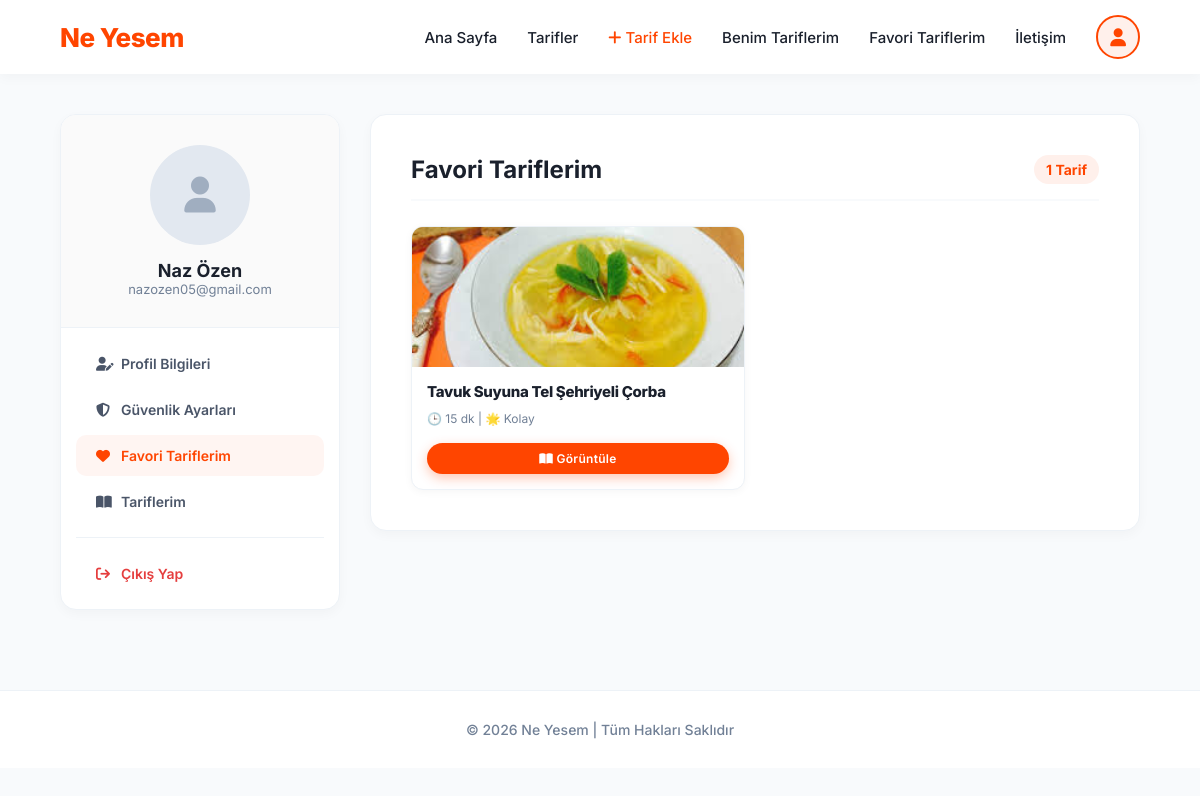
Screenshot of /account/favoriler/ (signed in) with the database file from the repository.
### apps/recipes/models.py (models this page shows, shortened)
class Recipe(models.Model):
    class Difficulty(models.TextChoices):
        EASY   = 'Kolay', 'Kolay'
        MEDIUM = 'Orta',  'Orta'
        HARD   = 'Zor',   'Zor'
    title = models.CharField(max_length=200, verbose_name="Tarif Adı")
    prep_time = models.CharField(max_length=50, verbose_name="Hazırlanma Süresi")
    difficulty = models.CharField(
        max_length=10,
        choices=Difficulty.choices,
        verbose_name="Zorluk Derecesi",
    )
    description = models.TextField(verbose_name="Kısa Açıklama")
    ingredient_list = models.ManyToManyField(
        Ingredient,
        through='RecipeIngredient',
        related_name='recipes',
        blank=True,
        verbose_name="Malzemeler",
    )
    instructions = models.TextField(
        verbose_name="Hazırlanışı",
        help_text="Adımları sırasıyla alt alta yazın.",
        blank=True,
        null=True,
    )
    servings = models.CharField(max_length=50, verbose_name="Kaç Kişilik", blank=True, null=True)
    image = models.ImageField(
        upload_to='recipes/',
        blank=True,
        null=True,
        verbose_name="Kapak Fotoğrafı",
    )
    image_url = models.URLField(blank=True, null=True, verbose_name="Resim URL")
    author = models.ForeignKey(
        User,
        related_name='recipes',
        on_delete=models.CASCADE,
        verbose_name="Yazar",
        null=True,
        blank=True,
    )
    created_at = models.DateTimeField(auto_now_add=True)
    class Meta:
        verbose_name = "Tarif"
        verbose_name_plural = "Tarifler"
        ordering = ['-created_at']
        indexes = [
            models.Index(fields=['author', '-created_at']),
        ]

### apps/users/views.py (the view)
# urls.py: path('account/favoriler/', views.AccountFavoritesView.as_view(), name='account_favorites'),
class AccountFavoritesView(LoginRequiredMixin, ListView):
    model = Recipe
    template_name = 'users/account/favorites.html'
    context_object_name = 'favorites'
    login_url = 'users:login'
    def dispatch(self, request, *args, **kwargs):
        if request.user.is_authenticated:
            Profile.objects.get_or_create(user=request.user)
        return super().dispatch(request, *args, **kwargs)
    def get_queryset(self):
        return (
            self.request.user.profile.favorites
            .select_related('author')
            .order_by('-created_at')
        )
    def get_context_data(self, **kwargs):
        context = super().get_context_data(**kwargs)
        context['active_tab'] = 'favorites'
        return context

### apps/users/templates/users/account/favorites.html (shortened to what this page needs)
{% extends "account_base.html" %}
{% load static %}
{% block account_content %}
<div style="display: flex; justify-content: space-between; align-items: center; border-bottom: 2px solid #f8fafc; padding-bottom: 15px; margin-bottom: 25px;">
    <h2 style="font-size: 24px; font-weight: 700; color: var(--text-main); margin: 0;">Favori Tariflerim</h2>
    <span style="background:#fff0eb; color:var(--primary); font-weight:700; padding:6px 12px; border-radius:50px; font-size:14px;">{{ favorites|length }} Tarif</span>
</div>
{% if favorites %}
<div class="card-container" style="grid-template-columns: repeat(auto-fill, minmax(220px, 1fr)); margin-top: 0; gap: 20px;">
    {% for recipe in favorites %}
    <a href="{% url 'recipes:detail' recipe.id %}" class="card" style="padding: 0; border: 1px solid #edf2f7; border-radius: 12px; overflow: hidden; box-shadow: 0 2px 8px rgba(0,0,0,0.04);">
        {% if recipe.image %}
        <img src="{{ recipe.image.url }}" alt="{{ recipe.title }}" class="card-img" style="height: 140px; width: 100%; object-fit: cover;">
        {% else %}
        <img src="https://images.unsplash.com/photo-1495521821757-a1efb6729352?auto=format&fit=crop&w=800&q=80" alt="Tarif Görseli Yok" class="card-img" style="height: 140px; width: 100%; object-fit: cover;">
        {% endif %}
        <div class="card-content" style="padding: 15px; display: flex; flex-direction: column;">
            <h3 style="font-size: 15px; margin-bottom: 8px;">{{ recipe.title }}</h3>
            <p style="font-size: 12px; color: var(--text-muted); margin-bottom: 15px; flex-grow: 1;">🕒 {{ recipe.prep_time }} | 🌟 {{ recipe.difficulty }}</p>
            <span class="btn" style="display: block; text-align: center; width: 100%; padding: 8px; font-size: 12px; text-decoration: none; box-sizing: border-box;"><i class="fa-solid fa-book-open"></i> Görüntüle</span>
        </div>
    </a>
    {% endfor %}
</div>
{% endif %}
{% endblock %}

### templates/account_base.html (shortened to what this page needs)
{% extends "base.html" %}
{% block content %}
<div style="display: flex; gap: 30px; align-items: flex-start; flex-wrap: wrap;">
    <div style="width: 280px; flex-shrink: 0; background: white; border-radius: 16px; box-shadow: var(--shadow-sm); overflow: hidden; border: 1px solid #edf2f7; margin-bottom: 20px;">
        <div style="padding: 30px 20px; text-align: center; border-bottom: 1px solid #edf2f7; background: #fafafa;">
            {% if user.profile.avatar and user.profile.avatar.url != '/media/default_avatar.png' %}
            <img src="{{ user.profile.avatar.url }}" alt="Avatar" style="width: 100px; height: 100px; border-radius: 50%; object-fit: cover; border: 4px solid white; box-shadow: var(--shadow-md); margin-bottom: 15px;">
            {% else %}
            <div style="width: 100px; height: 100px; border-radius: 50%; background: #e2e8f0; display: flex; align-items: center; justify-content: center; margin: 0 auto 15px auto; color: #a0aec0; font-size: 36px;">
                <i class="fa-solid fa-user"></i>
            </div>
            {% endif %}
            <h3 style="font-size: 18px; color: var(--text-main); font-weight: 700;">{{ user.first_name }} {{ user.last_name }}</h3>
            <p style="font-size: 13px; color: var(--text-muted); word-break: break-all;">{{ user.email }}</p>
        </div>
        <div style="padding: 15px;">
            <a href="{% url 'users:account_profile' %}" style="display: flex; align-items: center; padding: 12px 20px; text-decoration: none; border-radius: 10px; margin-bottom: 5px; font-size: 14px; font-weight: 600; transition: 0.3s; color: {% if active_tab == 'profile' %}var(--primary){% else %}#4a5568{% endif %}; background: {% if active_tab == 'profile' %}rgba(255, 69, 0, 0.05){% else %}transparent{% endif %};">
                <i class="fa-solid fa-user-pen" style="width: 25px;"></i> Profil Bilgileri
            </a>
            <a href="{% url 'users:account_security' %}" style="display: flex; align-items: center; padding: 12px 20px; text-decoration: none; border-radius: 10px; margin-bottom: 5px; font-size: 14px; font-weight: 600; transition: 0.3s; color: {% if active_tab == 'security' %}var(--primary){% else %}#4a5568{% endif %}; background: {% if active_tab == 'security' %}rgba(255, 69, 0, 0.05){% else %}transparent{% endif %};">
                <i class="fa-solid fa-shield-halved" style="width: 25px;"></i> Güvenlik Ayarları
            </a>
            <a href="{% url 'users:account_favorites' %}" style="display: flex; align-items: center; padding: 12px 20px; text-decoration: none; border-radius: 10px; margin-bottom: 5px; font-size: 14px; font-weight: 600; transition: 0.3s; color: {% if active_tab == 'favorites' %}var(--primary){% else %}#4a5568{% endif %}; background: {% if active_tab == 'favorites' %}rgba(255, 69, 0, 0.05){% else %}transparent{% endif %};">
                <i class="fa-solid fa-heart" style="width: 25px;"></i> Favori Tariflerim
            </a>
            <a href="{% url 'users:account_my_recipes' %}" style="display: flex; align-items: center; padding: 12px 20px; text-decoration: none; border-radius: 10px; margin-bottom: 5px; font-size: 14px; font-weight: 600; transition: 0.3s; color: {% if active_tab == 'my_recipes' %}var(--primary){% else %}#4a5568{% endif %}; background: {% if active_tab == 'my_recipes' %}rgba(255, 69, 0, 0.05){% else %}transparent{% endif %};">
                <i class="fa-solid fa-book-open" style="width: 25px;"></i> Tariflerim
            </a>
            <hr style="border: 0; border-top: 1px solid #edf2f7; margin: 15px 0;">
            <a href="{% url 'users:logout' %}" style="display: flex; align-items: center; padding: 12px 20px; text-decoration: none; border-radius: 10px; color: #e53e3e; font-size: 14px; font-weight: 600; transition: 0.3s;">
                <i class="fa-solid fa-arrow-right-from-bracket" style="width: 25px;"></i> Çıkış Yap
            </a>
        </div>
    </div>
    <div style="flex-grow: 1; min-width: 300px; background: white; border-radius: 16px; box-shadow: var(--shadow-sm); padding: 40px; border: 1px solid #edf2f7;">
        {% block account_content %}
        {% endblock %}
    </div>
</div>
{% endblock %}

### templates/base.html (style rules this page uses)
:root { --primary: #FF4500; --primary-hover: #E63E00; --bg-color: #F8FAFC; --text-main: #1a202c; --text-muted: #718096; --shadow-sm: 0 4px 12px rgba(0,0,0,0.03); --shadow-md: 0 8px 24px rgba(0,0,0,0.06); --shadow-lg: 0 16px 32px rgba(0,0,0,0.1); }
* { margin: 0; padding: 0; box-sizing: border-box; font-family: 'Inter', sans-serif; }
body { background-color: var(--bg-color); color: var(--text-main); -webkit-font-smoothing: antialiased; }
.btn { padding: 12px 28px; background-color: var(--primary); color: white; font-weight: 600; border: none; border-radius: 50px; cursor: pointer; transition: all 0.3s cubic-bezier(0.25, 1, 0.5, 1); box-shadow: 0 4px 12px rgba(255, 69, 0, 0.3); font-size: 14px; letter-spacing: 0.3px; text-decoration: none; display: inline-block; text-align: center; }
.card-container { display: grid; grid-template-columns: repeat(auto-fill, minmax(280px, 1fr)); gap: 25px; margin-top: 30px; }
.card { background-color: white; border-radius: 16px; box-shadow: var(--shadow-md); transition: all 0.3s cubic-bezier(0.25, 0.8, 0.25, 1); border: 1px solid rgba(0,0,0,0.02); position: relative; overflow: hidden; display: flex; flex-direction: column; cursor: pointer; text-decoration: none; color: inherit; }
.card-img { width: 100%; height: 220px; object-fit: cover; transition: transform 0.6s cubic-bezier(0.25, 1, 0.5, 1); }
.card-content { padding: 24px; display: flex; flex-direction: column; flex-grow: 1; }
.card::before { content: ''; position: absolute; top: 0; left: 0; width: 100%; height: 4px; background: var(--primary); opacity: 0; transition: 0.3s; }
.card h3 { margin-bottom: 15px; color: var(--text-main); font-size: 20px; font-weight: 800; letter-spacing: -0.3px; }
.card p { font-size: 14px; margin-bottom: 12px; color: var(--text-muted); line-height: 1.6; }

### rows the page displays
Recipe: image (picture), title "Tavuk Suyuna Tel Şehriyeli Çorba", prep_time "15 dk", difficulty "Kolay"

### other values shown
{{ user.first_name }} "Naz"
{{ user.last_name }} "Özen"
{{ user.email }} "nazozen05@gmail.com"
{{ favorites|length }} "1"
